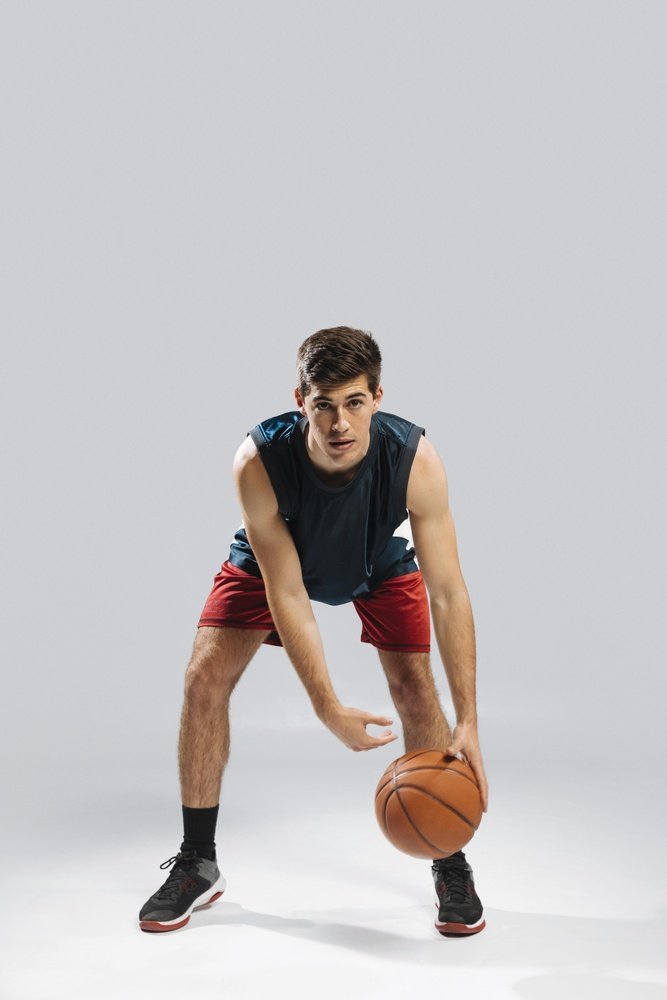
#> input picture 6-Edge_Detection/basketball-player.jpg, 667 x 1000 px, shrunk from 4074 x 6111 before the run
$ python main.py
#> lines starting #> are read from the running program, lines starting #| are printed output that depends on the picture; after the words box and inside, x2 and y2 are one past the last pixel; in counts of white or black regions, pixels touching at a corner belong together
import cv2
import numpy as np

img = cv2.imread('basketball-player.jpg')
#> img is the input picture: shape (1000, 667, 3); mean B, G, R 194.4, 193.6, 197.1

img_edge = cv2.Canny(img, 100, 150)
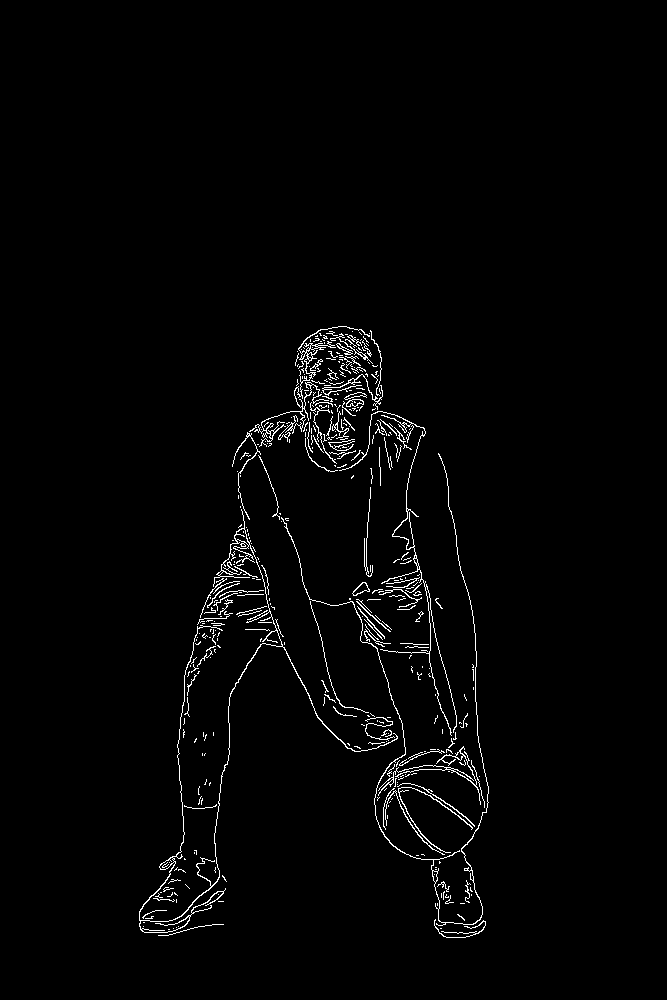
#> img_edge: shape (1000, 667); 1.8% white in thin lines or dots, all inside (x1, y1, x2, y2) = (139, 326, 489, 938)
# these two numbers are first and second threshold for hysteresis procedure
# use trial and error for the desired results

#Dilation
img_dilate = cv2.dilate(img, np.ones((50, 50), dtype=np.int8))
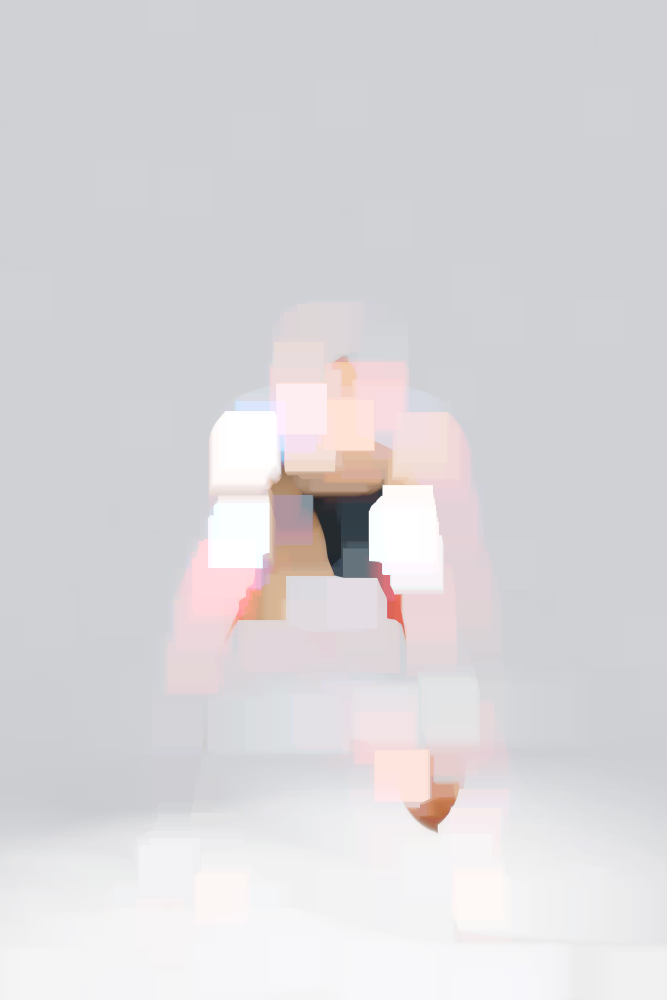
#> img_dilate: shape (1000, 667, 3); mean B, G, R 218.4, 215.6, 217.6
img_edge_dilate = cv2.dilate(img_edge, np.ones((10,10), dtype=np.int8))
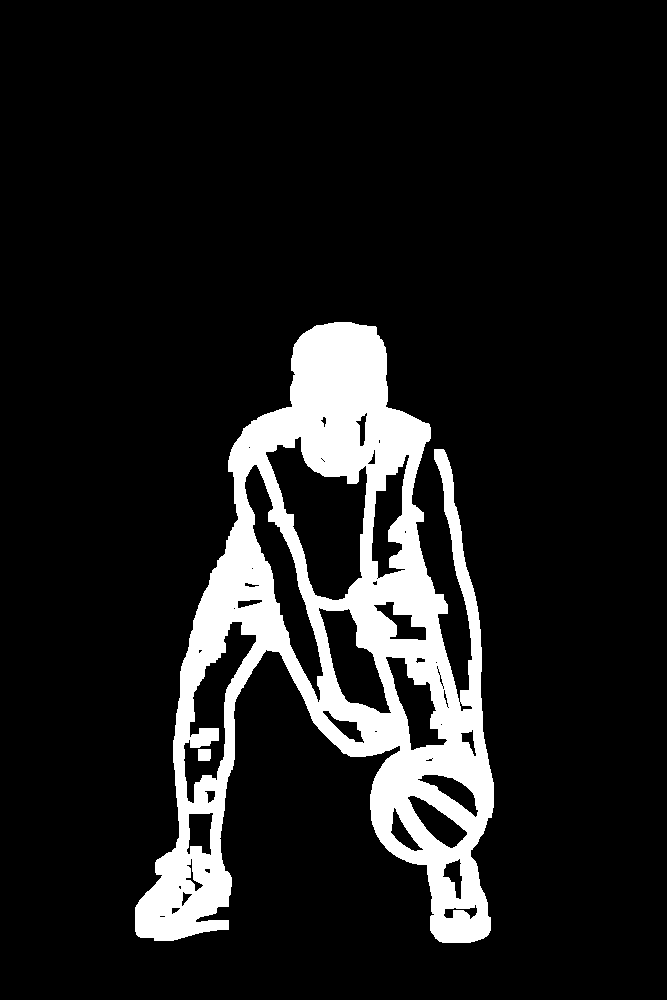
#> img_edge_dilate: shape (1000, 667); 11.8% white; 2 white regions, box (x1, y1, x2, y2) and area: (135, 322, 494, 943) 78748, (198, 749, 211, 761) 154

#Erosion
img_erode = cv2.erode(img, np.ones((10, 10), dtype=np.int8))
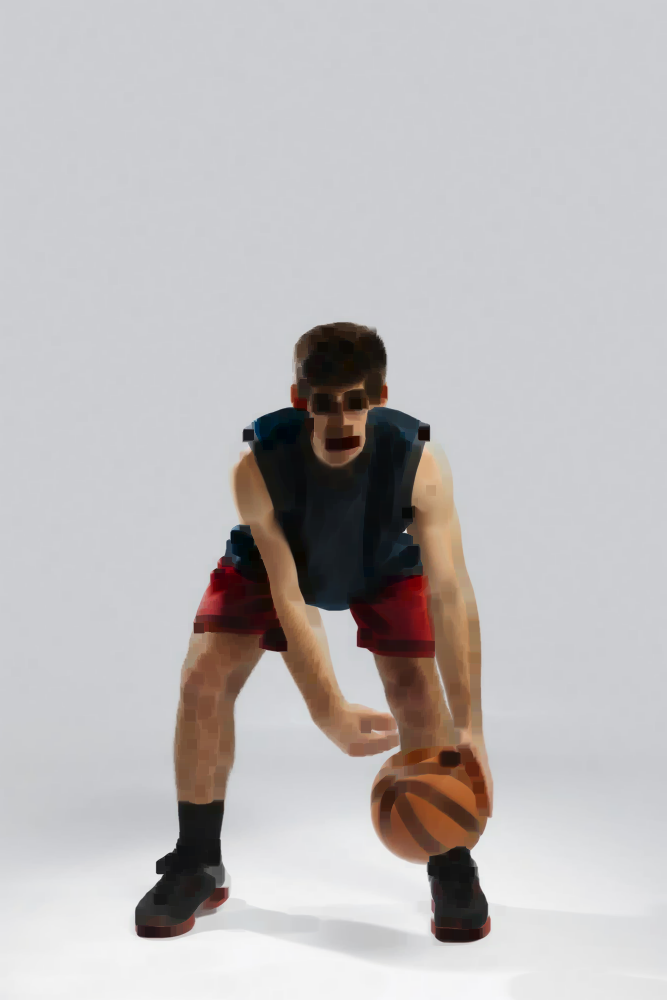
#> img_erode: shape (1000, 667, 3); mean B, G, R 185.9, 185.2, 188.6
img_dilate_erode = cv2.erode(img_edge_dilate, np.ones((10, 10), dtype=np.int8))
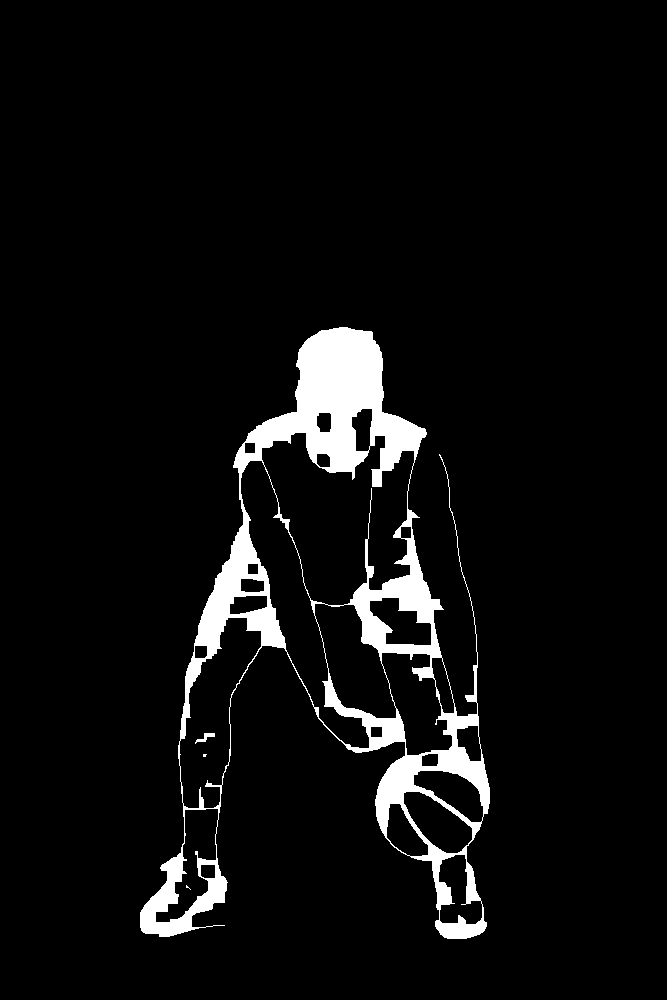
#> img_dilate_erode: shape (1000, 667); 5.6% white; 4 white regions (2 under 20 px), largest, box (x1, y1, x2, y2) and area: (140, 327, 490, 939) 37162, (195, 733, 215, 744) 83

cv2.imshow('Image', img)
# cv2.imshow('Dilate Image', img_dilate)
# cv2.imshow('Eroded Image', img_erode)
cv2.imshow('Edge Image', img_edge)
cv2.imshow('Dilate Edge Image', img_edge_dilate)
cv2.imshow('Dilated-Eroded Image', img_dilate_erode)

cv2.waitKey(0)
